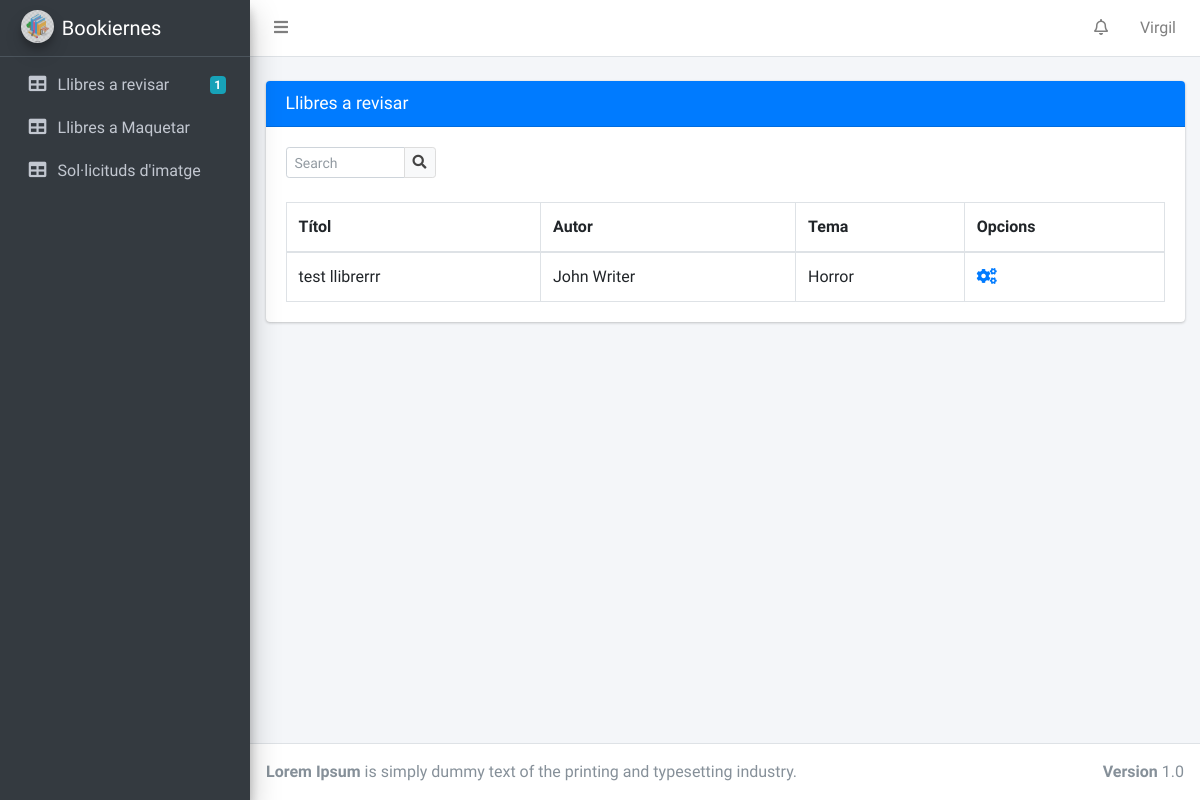
Page /editor_book_revision/ (signed in) on the earlier database version.
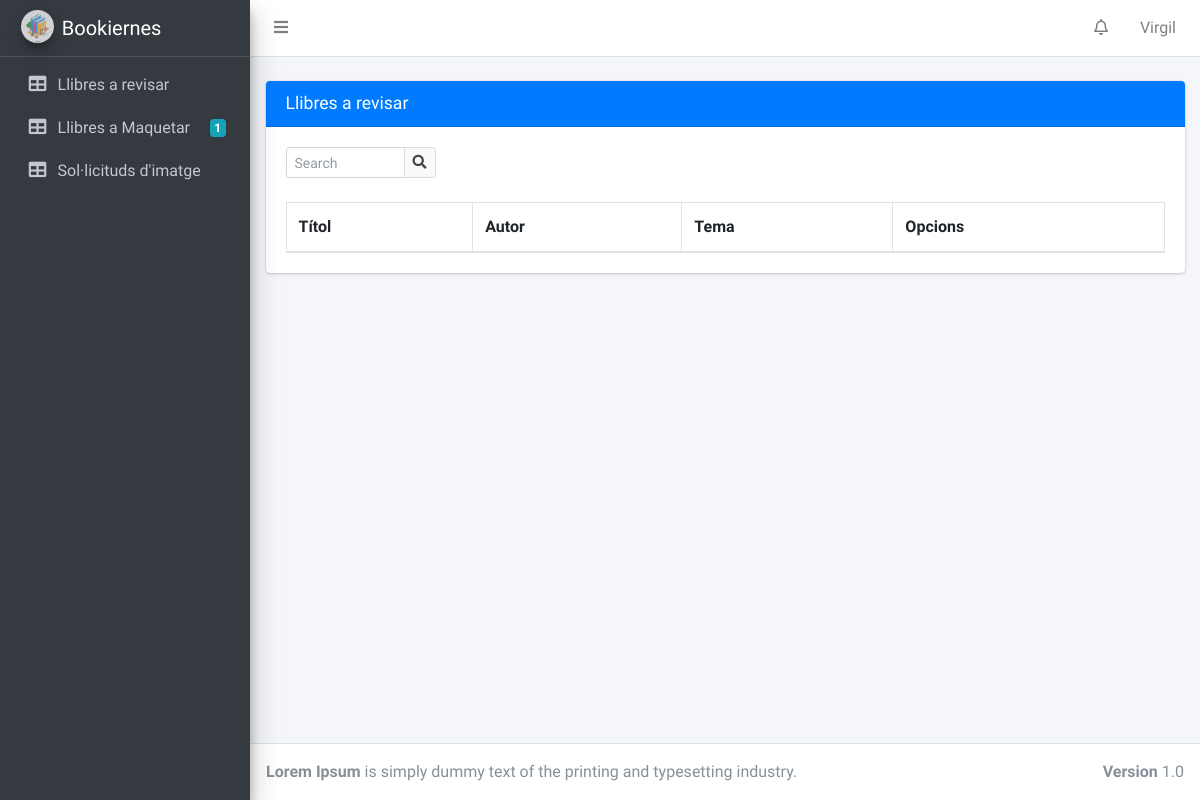
Same page on the later database version.
### BookiernesApp/models.py (models this page shows, shortened)
class User(AbstractUser):
    USER_TYPE_CHOICES = [('writer', 'Escritor'), ('editor', 'Editor'), ('main_editor', 'Escriptor principal'),
                         ('main_graphic_designer', 'Main Graphic Designer'), ('graphic_designer', 'Graphic Designer'),
                         ('it', 'IT'), ('subscribed_reader', 'Lector Subscrit')]
    user_type = models.CharField(
        max_length=255,
        choices=USER_TYPE_CHOICES,
        default='writer',
    )
    path_profile_photo = models.FileField(upload_to='profile_photo', null=True, blank=True)
    activated = models.BooleanField(default=True)
    def get_user_type_name(self):
        return dict(self.USER_TYPE_CHOICES)[self.user_type]

class Editor(models.Model):
    user = models.OneToOneField(User, on_delete=models.CASCADE, null=True, related_name='editor_profile')
    assigned_theme = models.ForeignKey(Theme, null=True, on_delete=models.CASCADE)
    name = models.CharField(max_length=255)
    def get_books_to_revise(self):
        return self.books_assigned.all().filter(Q(book_status="revised") | Q(book_status='modifying'))
    def get_books_to_design(self):
        return self.books_assigned.all().filter(Q(book_status="accepted") | Q(book_status='designing'))

class Book(models.Model):
    BOOK_STATUSES = [('presented', 'Presentat'), ('revised', 'Revisat'), ('modifying', 'Modificant'),
                     ('accepted', 'Aceptat'), ('rejected', 'Rebutjat'), ('published', 'Publicat'),
                     ('designing', 'Maquetacio'),
                     ('new_version', 'New Version')]
    title = models.CharField(null=True, max_length=255, blank=True)
    author = models.ForeignKey(Writer, null=True, on_delete=models.PROTECT, blank=True)
    assigned_to = models.ForeignKey(Editor, null=True, on_delete=models.PROTECT, related_name='books_assigned',
                                    blank=True)
    book_status = models.CharField(null=True, max_length=255, choices=BOOK_STATUSES, blank=True)
    description = models.TextField(null=True, blank=True)
    theme = models.ForeignKey(Theme, null=True, on_delete=models.PROTECT, related_name='books_themes', blank=True)
    path = models.FileField(upload_to='book', null=True, blank=True)
    main_editor_comment = models.TextField(null=True, blank=True)
    designer_assigned_to = models.ForeignKey(GraphicDesigner, null=True, on_delete=models.PROTECT,
                                             related_name='designer_books_assigned',
                                             blank=True)
    book_to_design = models.FileField(upload_to='book_to_design', null=True, blank=True)
    book_designed = models.FileField(upload_to='book_designed', null=True, blank=True)
    cover_image = models.ForeignKey(Image, null=True, on_delete=models.PROTECT, blank=True)
    language = models.CharField(null=True, max_length=255, blank=True)
    number_of_pages = models.IntegerField(null=True, blank=True)
    ISBN = models.CharField(null=True, max_length=13, blank=True)

class Writer(models.Model):
    user = models.OneToOneField(User, on_delete=models.CASCADE, null=True, related_name='writer_profile')
    name = models.CharField(max_length=255)
    def __str__(self):
        return str(self.name)

class Theme(models.Model):
    name = models.CharField(max_length=255)
    def __str__(self):
        return str(self.name)

### BookiernesApp/views/editor_views.py (the view)
# urls.py: url(r'^editor_book_revision/$', login_required(EditorBookRevision.as_view()), name='editor_book_revision'),
@method_decorator([login_required, editor_required], name='dispatch')
class EditorBookRevision(ListView):
    model = Book
    template_name = 'html_templates/Editor/Editor_BooksToRevise.html'

### BookiernesApp/templates/html_templates/Editor/Editor_BooksToRevise.html (shortened to what this page needs)
{% extends "html_templates/Blocks/Base.html" %}
{% block head %}
    <link rel="stylesheet" href="../../../static/BookiernesApp/css/all.min.css">
    <link rel="stylesheet" href="https://use.fontawesome.com/releases/v5.7.0/css/all.css"
>
    <link rel="stylesheet" href="../../../static/BookiernesApp/css/adminlte.min.css">
{% endblock %}
{% block content %}
    <div class="content-wrapper">
        <br>
        <section class="content">
            <div class="container-fluid">
                <div class="card card-primary">
                    <div class="card-header">
                        <h3 class="card-title">Llibres a revisar</h3>
                    </div>
                    <div class="card-body">
                        <div class="input-group input-group-sm" style="width: 150px;">
                            <input type="text" name="table_search" class="form-control float-right"
                                   placeholder="Search">
                            <div class="input-group-append">
                                <button type="submit" class="btn btn-default">
                                    <i class="fas fa-search"></i>
                                </button>
                            </div>
                        </div>
                        <br>
                        <table class="table table-bordered">
                            <thead>
                            <tr>
                                <th>Títol</th>
                                <th>Autor</th>
                                <th>Tema</th>
                                <th>Opcions</th>
                            </tr>
                            </thead>
                            <tbody>
                            {% for book in user.editor_profile.get_books_to_revise %}
                                <tr>
                                    <td>{{ book.title }}</td>
                                    <td> {{ book.author }}</td>
                                    <td> {{ book.theme }}</td>
                                    <td><a href="{% url 'BookiernesApp:editor_book_detail' book.id %}"><i
                                            class="nav-icon fas fa-cogs"></i></a>
                                    </td>
                                </tr>
                            {% endfor %}
                            </tbody>
                        </table>
                    </div>
                </div>
            </div>
        </section>
    </div>
{% endblock %}

### BookiernesApp/templates/html_templates/Blocks/Base.html (shortened to what this page needs)
<!DOCTYPE html>
<html lang="en">
<head>
    {% block head %}
    {% endblock %}
</head>
<body class="hold-transition sidebar-mini layout-fixed">
<div class="wrapper">
    <nav class="main-header navbar navbar-expand navbar-white navbar-light">
        <ul class="navbar-nav">
            <li class="nav-item">
                <a class="nav-link" data-widget="pushmenu" href="#" role="button"><i class="fas fa-bars"></i></a>
            </li>
        </ul>
        <ul class="navbar-nav ml-auto">
            <li class="nav-item dropdown">
                <a class="nav-link" data-toggle="dropdown" href="#">
                    <i class="far fa-bell"></i>
                </a>
            </li>
            <li class="nav-item dropdown">
                <a class="nav-link" data-toggle="dropdown" href="#">
                    {{ user.first_name }}
                </a>
            </li>
        </ul>
    </nav>
    <aside class="main-sidebar sidebar-dark-primary elevation-4">
        <a href="#" class="brand-link">
            <img src="../../../static/BookiernesApp/img/logo_Bookiernes.png" alt="Bookiernes Logo"
                 class="brand-image img-circle elevation-3" style="opacity: .8">
            <span class="brand-text font-weight-light">Bookiernes</span>
        </a>
        <div class="sidebar">
            <nav class="mt-2">
                <ul class="nav nav-pills nav-sidebar flex-column" data-widget="treeview" role="menu"
                    data-accordion="false">
                    {% if user.user_type == 'main_editor' or user.user_type == 'editor' %}
                        <li class="nav-item">
                            <a href="{% url 'BookiernesApp:editor_book_revision' %}" class="nav-link">
                                <i class="nav-icon fas fa-table"></i>
                                <p>
                                    Llibres a revisar
                                    {% if user.editor_profile.get_books_to_revise.count > 0 %}
                                        <span class="badge badge-info right">{{ user.editor_profile.get_books_to_revise.count }}</span>
                                    {% endif %}
                                </p>
                            </a>
                        </li>
                        <li class="nav-item">
                            <a href="{% url 'BookiernesApp:editor_books_to_design' %}" class="nav-link">
                                <i class="nav-icon fas fa-table"></i>
                                <p>
                                    Llibres a Maquetar
                                    {% if user.editor_profile.get_books_to_design.count > 0 %}
                                        <span class="badge badge-info right">{{ user.editor_profile.get_books_to_design.count }}</span>
                                    {% endif %}
                                </p>
                            </a>
                        </li>
                        <li class="nav-item">
                            <a href="{% url 'BookiernesApp:editor_image_petitions' %}" class="nav-link">
                                <i class="nav-icon fas fa-table"></i>
                                <p>
                                    Sol·licituds d'imatge
                                </p>
                            </a>
                        </li>
                    {% endif %}
                </ul>
            </nav>
        </div>
    </aside>
    {% block content %}
    {% endblock %}
    <footer class="main-footer">
        <strong>Lorem Ipsum</strong>
        is simply dummy text of the printing and typesetting industry.
        <div class="float-right d-none d-sm-inline-block">
            <strong>Version</strong> 1.0
        </div>
    </footer>
</div>
</body>
</html>

Differences in the rows shown:
no longer on this page (row edited): Book: title "test llibrerrr", author "John Writer", theme "Horror"
changed User "Virgil": editor_profile.get_books_to_design.count (not shown) → "1"; editor_profile.get_books_to_revise.count "1" → (not shown)
